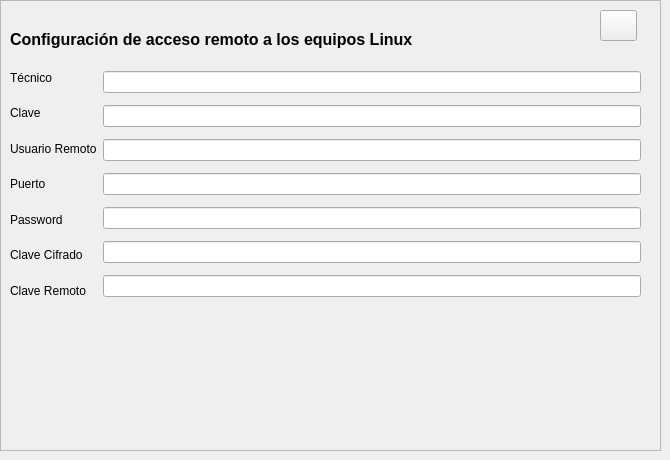
          <widget class="QWidget" name="remoto">
           <attribute name="title">
            <string>Remoto</string>
           </attribute>
           <widget class="QFrame" name="fr_linux">
            <property name="geometry">
             <rect>
              <x>0</x>
              <y>0</y>
              <width>661</width>
              <height>451</height>
             </rect>
            </property>
            <property name="frameShape">
             <enum>QFrame::StyledPanel</enum>
            </property>
            <property name="frameShadow">
             <enum>QFrame::Raised</enum>
            </property>
            <widget class="QLabel" name="label_34">
             <property name="geometry">
              <rect>
               <x>10</x>
               <y>30</y>
               <width>471</width>
               <height>19</height>
              </rect>
             </property>
             <property name="font">
              <font>
               <pointsize>12</pointsize>
               <weight>75</weight>
               <bold>true</bold>
              </font>
             </property>
             <property name="text">
              <string>Configuración de acceso remoto a los equipos Linux</string>
             </property>
            </widget>
            <widget class="QPushButton" name="PB_linux">
             <property name="geometry">
              <rect>
               <x>600</x>
               <y>10</y>
               <width>37</width>
               <height>31</height>
              </rect>
             </property>
             <property name="text">
              <string/>
             </property>
             <property name="icon">
              <iconset resource="iconos.qrc">
               <normaloff>:/imagenes/iconos/sedes/color.png</normaloff>:/imagenes/iconos/sedes/color.png</iconset>
             </property>
             <property name="iconSize">
              <size>
               <width>25</width>
               <height>25</height>
              </size>
             </property>
            </widget>
            <widget class="QWidget" name="layoutWidget">
             <property name="geometry">
              <rect>
               <x>10</x>
               <y>60</y>
               <width>631</width>
               <height>248</height>
              </rect>
             </property>
             <layout class="QHBoxLayout" name="horizontalLayout_3">
              <item>
               <layout class="QVBoxLayout" name="verticalLayout_2">
                <property name="spacing">
                 <number>1</number>
                </property>
                <item>
                 <widget class="QLabel" name="label_4">
                  <property name="text">
                   <string>Técnico</string>
                  </property>
                 </widget>
                </item>
                <item>
                 <widget class="QLabel" name="label_2">
                  <property name="text">
                   <string>Clave</string>
                  </property>
                 </widget>
                </item>
                <item>
                 <widget class="QLabel" name="label">
                  <property name="text">
                   <string>Usuario Remoto</string>
                  </property>
                 </widget>
                </item>
                <item>
                 <widget class="QLabel" name="label_8">
                  <property name="text">
                   <string>Puerto</string>
                  </property>
                 </widget>
                </item>
                <item>
                 <widget class="QLabel" name="label_3">
                  <property name="text">
                   <string>Password</string>
                  </property>
                 </widget>
                </item>
                <item>
                 <widget class="QLabel" name="label_5">
                  <property name="text">
                   <string>Clave Cifrado</string>
                  </property>
                 </widget>
                </item>
                <item>
                 <widget class="QLabel" name="label_6">
                  <property name="text">
                   <string>Clave Remoto</string>
                  </property>
                 </widget>
                </item>
               </layout>
              </item>
              <item>
               <layout class="QVBoxLayout" name="verticalLayout">
                <property name="spacing">
                 <number>1</number>
                </property>
                <item>
                 <widget class="QLineEdit" name="tecnico">
                  <property name="toolTip">
                   <string>Nombre de usuario del técnico en el dominio (si_manolito)</string>
                  </property>
                 </widget>
                </item>
                <item>
                 <widget class="QLineEdit" name="clave">
                  <property name="toolTip">
                   <string>Clave del técnico en el dominio</string>
                  </property>
                  <property name="echoMode">
                   <enum>QLineEdit::Password</enum>
                  </property>
                 </widget>
                </item>
                <item>
                 <widget class="QLineEdit" name="usuario_remoto"/>
                </item>
                <item>
                 <widget class="QLineEdit" name="puerto">
                  <property name="toolTip">
                   <string>Puerto de acceso ssh en los equipos linux</string>
                  </property>
                 </widget>
                </item>
                <item>
                 <widget class="QLineEdit" name="password">
                  <property name="toolTip">
                   <string>Clave del usuario administrador de los equipos linux</string>
                  </property>
                  <property name="echoMode">
                   <enum>QLineEdit::Password</enum>
                  </property>
                 </widget>
                </item>
                <item>
                 <widget class="QLineEdit" name="clave_cifrado">
                  <property name="toolTip">
                   <string>Clave del cifrado en los equipos</string>
                  </property>
                  <property name="echoMode">
                   <enum>QLineEdit::Password</enum>
                  </property>
                 </widget>
                </item>
                <item>
                 <widget class="QLineEdit" name="clave_remoto">
                  <property name="echoMode">
                   <enum>QLineEdit::Password</enum>
                  </property>
                 </widget>
                </item>
               </layout>
              </item>
             </layout>
            </widget>
           </widget>
          </widget>
